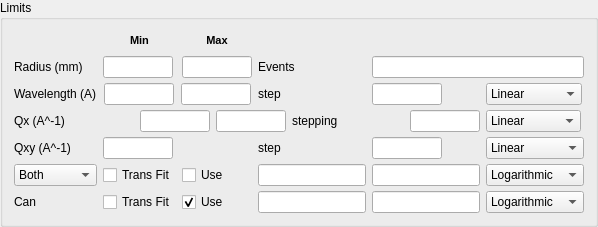
           <widget class="QGroupBox" name="limits_group">
            <property name="sizePolicy">
             <sizepolicy hsizetype="Preferred" vsizetype="Preferred">
              <horstretch>0</horstretch>
              <verstretch>0</verstretch>
             </sizepolicy>
            </property>
            <property name="layoutDirection">
             <enum>Qt::LeftToRight</enum>
            </property>
            <property name="title">
             <string>Limits</string>
            </property>
            <property name="checkable">
             <bool>false</bool>
            </property>
            <layout class="QGridLayout" name="gridLayout_4">
             <property name="verticalSpacing">
              <number>5</number>
             </property>
             <item row="0" column="0">
              <spacer name="horizontalSpacer_2">
               <property name="orientation">
                <enum>Qt::Horizontal</enum>
               </property>
               <property name="sizeHint" stdset="0">
                <size>
                 <width>40</width>
                 <height>20</height>
                </size>
               </property>
              </spacer>
             </item>
             <item row="0" column="1">
              <widget class="QLabel" name="limits_min_lbl">
               <property name="sizePolicy">
                <sizepolicy hsizetype="Preferred" vsizetype="Maximum">
                 <horstretch>0</horstretch>
                 <verstretch>0</verstretch>
                </sizepolicy>
               </property>
               <property name="text">
                <string>&lt;!DOCTYPE HTML PUBLIC &quot;-//W3C//DTD HTML 4.0//EN&quot; &quot;http://www.w3.org/TR/REC-html40/strict.dtd&quot;&gt;
&lt;html&gt;&lt;head&gt;&lt;meta name=&quot;qrichtext&quot; content=&quot;1&quot; /&gt;&lt;style type=&quot;text/css&quot;&gt;
p, li { white-space: pre-wrap; }
&lt;/style&gt;&lt;/head&gt;&lt;body style=&quot; font-family:'MS Shell Dlg 2'; font-size:8.25pt; font-weight:400; font-style:normal;&quot;&gt;
&lt;p style=&quot; margin-top:0px; margin-bottom:0px; margin-left:0px; margin-right:0px; -qt-block-indent:0; text-indent:0px; font-size:8pt;&quot;&gt;&lt;span style=&quot; font-weight:600;&quot;&gt;Min&lt;/span&gt;&lt;/p&gt;&lt;/body&gt;&lt;/html&gt;</string>
               </property>
               <property name="alignment">
                <set>Qt::AlignCenter</set>
               </property>
              </widget>
             </item>
             <item row="0" column="2">
              <widget class="QLabel" name="limits_max_lbl">
               <property name="sizePolicy">
                <sizepolicy hsizetype="Preferred" vsizetype="Maximum">
                 <horstretch>0</horstretch>
                 <verstretch>0</verstretch>
                </sizepolicy>
               </property>
               <property name="text">
                <string>&lt;!DOCTYPE HTML PUBLIC &quot;-//W3C//DTD HTML 4.0//EN&quot; &quot;http://www.w3.org/TR/REC-html40/strict.dtd&quot;&gt;
&lt;html&gt;&lt;head&gt;&lt;meta name=&quot;qrichtext&quot; content=&quot;1&quot; /&gt;&lt;style type=&quot;text/css&quot;&gt;
p, li { white-space: pre-wrap; }
&lt;/style&gt;&lt;/head&gt;&lt;body style=&quot; font-family:'MS Shell Dlg 2'; font-size:8.25pt; font-weight:400; font-style:normal;&quot;&gt;
&lt;p style=&quot; margin-top:0px; margin-bottom:0px; margin-left:0px; margin-right:0px; -qt-block-indent:0; text-indent:0px; font-size:8pt;&quot;&gt;&lt;span style=&quot; font-weight:600;&quot;&gt;Max&lt;/span&gt;&lt;/p&gt;&lt;/body&gt;&lt;/html&gt;</string>
               </property>
               <property name="alignment">
                <set>Qt::AlignCenter</set>
               </property>
              </widget>
             </item>
             <item row="1" column="0">
              <widget class="QLabel" name="label_3">
               <property name="text">
                <string>Radius (mm)</string>
               </property>
              </widget>
             </item>
             <item row="1" column="1">
              <widget class="QLineEdit" name="rad_min">
               <property name="sizePolicy">
                <sizepolicy hsizetype="Preferred" vsizetype="Maximum">
                 <horstretch>0</horstretch>
                 <verstretch>0</verstretch>
                </sizepolicy>
               </property>
               <property name="maximumSize">
                <size>
                 <width>70</width>
                 <height>16777215</height>
                </size>
               </property>
              </widget>
             </item>
             <item row="1" column="2">
              <widget class="QLineEdit" name="rad_max">
               <property name="sizePolicy">
                <sizepolicy hsizetype="Preferred" vsizetype="Preferred">
                 <horstretch>0</horstretch>
                 <verstretch>0</verstretch>
                </sizepolicy>
               </property>
               <property name="maximumSize">
                <size>
                 <width>70</width>
                 <height>16777215</height>
                </size>
               </property>
              </widget>
             </item>
             <item row="3" column="0">
              <widget class="QLabel" name="wavlength_lb">
               <property name="toolTip">
                <string>Controls the output from convert to wavelength</string>
               </property>
               <property name="text">
                <string>Wavelength (A)</string>
               </property>
              </widget>
             </item>
             <item row="3" column="1" colspan="2">
              <widget class="QStackedWidget" name="wav_stack">
               <property name="autoFillBackground">
                <bool>false</bool>
               </property>
               <property name="lineWidth">
                <number>1</number>
               </property>
               <property name="currentIndex">
                <number>0</number>
               </property>
               <widget class="QWidget" name="page_7">
                <layout class="QGridLayout" name="gridLayout_21">
                 <property name="leftMargin">
                  <number>0</number>
                 </property>
                 <property name="topMargin">
                  <number>0</number>
                 </property>
                 <property name="rightMargin">
                  <number>0</number>
                 </property>
                 <property name="bottomMargin">
                  <number>0</number>
                 </property>
                 <item row="0" column="1">
                  <widget class="QLineEdit" name="wav_min">
                   <property name="sizePolicy">
                    <sizepolicy hsizetype="Preferred" vsizetype="Preferred">
                     <horstretch>0</horstretch>
                     <verstretch>0</verstretch>
                    </sizepolicy>
                   </property>
                   <property name="maximumSize">
                    <size>
                     <width>70</width>
                     <height>16777215</height>
                    </size>
                   </property>
                   <property name="toolTip">
                    <string>Start and end wavelengths used by convert to wavelengh</string>
                   </property>
                  </widget>
                 </item>
                 <item row="0" column="2">
                  <widget class="QLineEdit" name="wav_max">
                   <property name="sizePolicy">
                    <sizepolicy hsizetype="Preferred" vsizetype="Preferred">
                     <horstretch>0</horstretch>
                     <verstretch>0</verstretch>
                    </sizepolicy>
                   </property>
                   <property name="maximumSize">
                    <size>
                     <width>70</width>
                     <height>16777215</height>
                    </size>
                   </property>
                  </widget>
                 </item>
                </layout>
               </widget>
               <widget class="QWidget" name="page_8">
                <layout class="QHBoxLayout" name="horizontalLayout_18">
                 <property name="leftMargin">
                  <number>0</number>
                 </property>
                 <property name="topMargin">
                  <number>0</number>
                 </property>
                 <property name="rightMargin">
                  <number>0</number>
                 </property>
                 <property name="bottomMargin">
                  <number>0</number>
                 </property>
                 <item>
                  <widget class="QLineEdit" name="wavRanges">
                   <property name="toolTip">
                    <string>Comma separated list of wavelength ranges. One reduction
will always be done between the first and last ranges the
intermediate ranges are there for comparison</string>
                   </property>
                  </widget>
                 </item>
                 <item>
                  <widget class="QLabel" name="wavRanVal_lb">
                   <property name="text">
                    <string>*</string>
                   </property>
                   <property name="textFormat">
                    <enum>Qt::AutoText</enum>
                   </property>
                  </widget>
                 </item>
                </layout>
               </widget>
              </widget>
             </item>
             <item row="3" column="3">
              <widget class="QLabel" name="wav_step_lbl">
               <property name="text">
                <string>step</string>
               </property>
              </widget>
             </item>
             <item row="3" column="4">
              <widget class="QLineEdit" name="wav_dw">
               <property name="sizePolicy">
                <sizepolicy hsizetype="Maximum" vsizetype="Maximum">
                 <horstretch>0</horstretch>
                 <verstretch>0</verstretch>
                </sizepolicy>
               </property>
               <property name="maximumSize">
                <size>
                 <width>70</width>
                 <height>16777215</height>
                </size>
               </property>
               <property name="toolTip">
                <string>The bin width of the output from convert to wavelength</string>
               </property>
              </widget>
             </item>
             <item row="3" column="5">
              <widget class="QComboBox" name="wav_dw_opt">
               <property name="sizePolicy">
                <sizepolicy hsizetype="Maximum" vsizetype="Maximum">
                 <horstretch>0</horstretch>
                 <verstretch>0</verstretch>
                </sizepolicy>
               </property>
               <property name="minimumSize">
                <size>
                 <width>0</width>
                 <height>0</height>
                </size>
               </property>
               <property name="toolTip">
                <string>Use Plot Result (in first tab) to check overlapping</string>
               </property>
               <item>
                <property name="text">
                 <string>Linear</string>
                </property>
               </item>
               <item>
                <property name="text">
                 <string>Logarithmic</string>
                </property>
               </item>
               <item>
                <property name="text">
                 <string>Ranges Lin</string>
                </property>
               </item>
               <item>
                <property name="text">
                 <string>Ranges Log</string>
                </property>
               </item>
              </widget>
             </item>
             <item row="4" column="0" colspan="5">
              <widget class="QStackedWidget" name="q_stack">
               <property name="autoFillBackground">
                <bool>false</bool>
               </property>
               <property name="lineWidth">
                <number>1</number>
               </property>
               <property name="currentIndex">
                <number>0</number>
               </property>
               <widget class="QWidget" name="page_2">
                <layout class="QGridLayout" name="gridLayout_16">
                 <property name="leftMargin">
                  <number>0</number>
                 </property>
                 <property name="topMargin">
                  <number>0</number>
                 </property>
                 <property name="rightMargin">
                  <number>0</number>
                 </property>
                 <property name="bottomMargin">
                  <number>0</number>
                 </property>
                 <item row="0" column="2">
                  <widget class="QLineEdit" name="q_min">
                   <property name="sizePolicy">
                    <sizepolicy hsizetype="Preferred" vsizetype="Preferred">
                     <horstretch>0</horstretch>
                     <verstretch>0</verstretch>
                    </sizepolicy>
                   </property>
                   <property name="maximumSize">
                    <size>
                     <width>70</width>
                     <height>16777215</height>
                    </size>
                   </property>
                  </widget>
                 </item>
                 <item row="0" column="3">
                  <widget class="QLineEdit" name="q_max">
                   <property name="sizePolicy">
                    <sizepolicy hsizetype="Preferred" vsizetype="Preferred">
                     <horstretch>0</horstretch>
                     <verstretch>0</verstretch>
                    </sizepolicy>
                   </property>
                   <property name="maximumSize">
                    <size>
                     <width>70</width>
                     <height>16777215</height>
                    </size>
                   </property>
                  </widget>
                 </item>
                 <item row="0" column="4">
                  <widget class="QLabel" name="q_step_lbl">
                   <property name="text">
                    <string>stepping</string>
                   </property>
                  </widget>
                 </item>
                 <item row="0" column="5">
                  <widget class="QLineEdit" name="q_dq">
                   <property name="sizePolicy">
                    <sizepolicy hsizetype="Maximum" vsizetype="Maximum">
                     <horstretch>0</horstretch>
                     <verstretch>0</verstretch>
                    </sizepolicy>
                   </property>
                   <property name="maximumSize">
                    <size>
                     <width>70</width>
                     <height>16777215</height>
                    </size>
                   </property>
                  </widget>
                 </item>
                 <item row="0" column="1">
                  <widget class="QLabel" name="qx_lb">
                   <property name="sizePolicy">
                    <sizepolicy hsizetype="Preferred" vsizetype="Preferred">
                     <horstretch>0</horstretch>
                     <verstretch>0</verstretch>
                    </sizepolicy>
                   </property>
                   <property name="minimumSize">
                    <size>
                     <width>120</width>
                     <height>0</height>
                    </size>
                   </property>
                   <property name="text">
                    <string>Qx (A^-1)</string>
                   </property>
                  </widget>
                 </item>
                </layout>
               </widget>
               <widget class="QWidget" name="page_4">
                <layout class="QHBoxLayout" name="horizontalLayout_17">
                 <property name="leftMargin">
                  <number>0</number>
                 </property>
                 <property name="topMargin">
                  <number>0</number>
                 </property>
                 <property name="rightMargin">
                  <number>0</number>
                 </property>
                 <property name="bottomMargin">
                  <number>0</number>
                 </property>
                 <item>
                  <widget class="QLabel" name="label_37">
                   <property name="minimumSize">
                    <size>
                     <width>120</width>
                     <height>0</height>
                    </size>
                   </property>
                   <property name="text">
                    <string>Qx (Å^-1)</string>
                   </property>
                  </widget>
                 </item>
                 <item>
                  <widget class="QLineEdit" name="q_rebin"/>
                 </item>
                </layout>
               </widget>
              </widget>
             </item>
             <item row="4" column="5">
              <widget class="QComboBox" name="q_dq_opt">
               <property name="sizePolicy">
                <sizepolicy hsizetype="Maximum" vsizetype="Maximum">
                 <horstretch>0</horstretch>
                 <verstretch>0</verstretch>
                </sizepolicy>
               </property>
               <property name="minimumSize">
                <size>
                 <width>0</width>
                 <height>0</height>
                </size>
               </property>
               <property name="maximumSize">
                <size>
                 <width>95</width>
                 <height>16777215</height>
                </size>
               </property>
               <property name="currentIndex">
                <number>0</number>
               </property>
               <item>
                <property name="text">
                 <string>Linear</string>
                </property>
               </item>
               <item>
                <property name="text">
                 <string>Logarithmic</string>
                </property>
               </item>
               <item>
                <property name="text">
                 <string>Variable</string>
                </property>
               </item>
              </widget>
             </item>
             <item row="5" column="0">
              <widget class="QLabel" name="qxy_lb">
               <property name="text">
                <string>Qxy (A^-1)</string>
               </property>
              </widget>
             </item>
             <item row="5" column="1">
              <widget class="QLineEdit" name="qy_max">
               <property name="sizePolicy">
                <sizepolicy hsizetype="Preferred" vsizetype="Preferred">
                 <horstretch>0</horstretch>
                 <verstretch>0</verstretch>
                </sizepolicy>
               </property>
               <property name="maximumSize">
                <size>
                 <width>70</width>
                 <height>16777215</height>
                </size>
               </property>
              </widget>
             </item>
             <item row="5" column="3">
              <widget class="QLabel" name="qy_step_lbl">
               <property name="text">
                <string>step</string>
               </property>
              </widget>
             </item>
             <item row="5" column="4">
              <widget class="QLineEdit" name="qy_dqy">
               <property name="sizePolicy">
                <sizepolicy hsizetype="Expanding" vsizetype="Maximum">
                 <horstretch>0</horstretch>
                 <verstretch>0</verstretch>
                </sizepolicy>
               </property>
               <property name="maximumSize">
                <size>
                 <width>70</width>
                 <height>16777215</height>
                </size>
               </property>
              </widget>
             </item>
             <item row="5" column="5">
              <widget class="QComboBox" name="qy_dqy_opt">
               <property name="sizePolicy">
                <sizepolicy hsizetype="Preferred" vsizetype="Preferred">
                 <horstretch>0</horstretch>
                 <verstretch>0</verstretch>
                </sizepolicy>
               </property>
               <item>
                <property name="text">
                 <string>Linear</string>
                </property>
               </item>
              </widget>
             </item>
             <item row="6" column="0">
              <widget class="QComboBox" name="trans_selector_opt">
               <item>
                <property name="text">
                 <string>Both</string>
                </property>
               </item>
               <item>
                <property name="text">
                 <string>Separate</string>
                </property>
               </item>
              </widget>
             </item>
             <item row="6" column="1">
              <widget class="QCheckBox" name="transFitOnOff">
               <property name="text">
                <string>Trans Fit</string>
               </property>
              </widget>
             </item>
             <item row="6" column="2">
              <widget class="QCheckBox" name="transFit_ck">
               <property name="text">
                <string>Use</string>
               </property>
              </widget>
             </item>
             <item row="6" column="3">
              <widget class="QLineEdit" name="trans_min"/>
             </item>
             <item row="6" column="4">
              <widget class="QLineEdit" name="trans_max"/>
             </item>
             <item row="6" column="5">
              <widget class="QComboBox" name="trans_opt">
               <item>
                <property name="text">
                 <string>Logarithmic</string>
                </property>
               </item>
               <item>
                <property name="text">
                 <string>Linear</string>
                </property>
               </item>
               <item>
                <property name="text">
                 <string>Polynomial2</string>
                </property>
               </item>
               <item>
                <property name="text">
                 <string>Polynomial3</string>
                </property>
               </item>
               <item>
                <property name="text">
                 <string>Polynomial4</string>
                </property>
               </item>
               <item>
                <property name="text">
                 <string>Polynomial5</string>
                </property>
               </item>
               <item>
                <property name="text">
                 <string>Polynomial6</string>
                </property>
               </item>
              </widget>
             </item>
             <item row="7" column="5">
              <widget class="QComboBox" name="trans_opt_can">
               <item>
                <property name="text">
                 <string>Logarithmic</string>
                </property>
               </item>
               <item>
                <property name="text">
                 <string>Linear</string>
                </property>
               </item>
               <item>
                <property name="text">
                 <string>Polynomial2</string>
                </property>
               </item>
               <item>
                <property name="text">
                 <string>Polynomial3</string>
                </property>
               </item>
               <item>
                <property name="text">
                 <string>Polynomial4</string>
                </property>
               </item>
               <item>
                <property name="text">
                 <string>Polynomial5</string>
                </property>
               </item>
               <item>
                <property name="text">
                 <string>Polynomial6</string>
                </property>
               </item>
              </widget>
             </item>
             <item row="7" column="4">
              <widget class="QLineEdit" name="trans_max_can"/>
             </item>
             <item row="7" column="3">
              <widget class="QLineEdit" name="trans_min_can"/>
             </item>
             <item row="7" column="2">
              <widget class="QCheckBox" name="transFit_ck_can">
               <property name="text">
                <string>Use</string>
               </property>
               <property name="checked">
                <bool>true</bool>
               </property>
              </widget>
             </item>
             <item row="7" column="1">
              <widget class="QCheckBox" name="transFitOnOff_can">
               <property name="text">
                <string>Trans Fit</string>
               </property>
              </widget>
             </item>
             <item row="7" column="0">
              <widget class="QLabel" name="trans_can_label">
               <property name="text">
                <string>Can</string>
               </property>
              </widget>
             </item>
             <item row="1" column="3">
              <widget class="QLabel" name="l_events_label">
               <property name="text">
                <string>Events</string>
               </property>
              </widget>
             </item>
             <item row="1" column="4" colspan="2">
              <widget class="QLineEdit" name="l_events_binning"/>
             </item>
            </layout>
           </widget>
